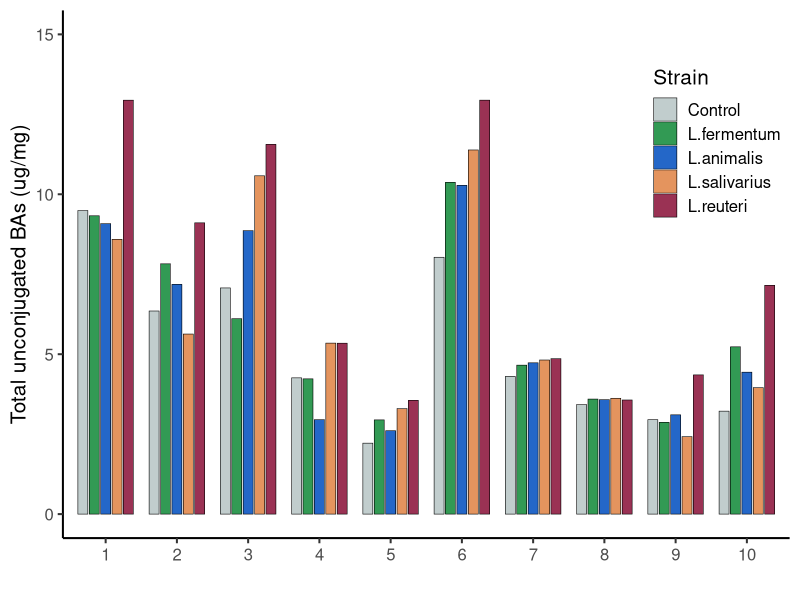
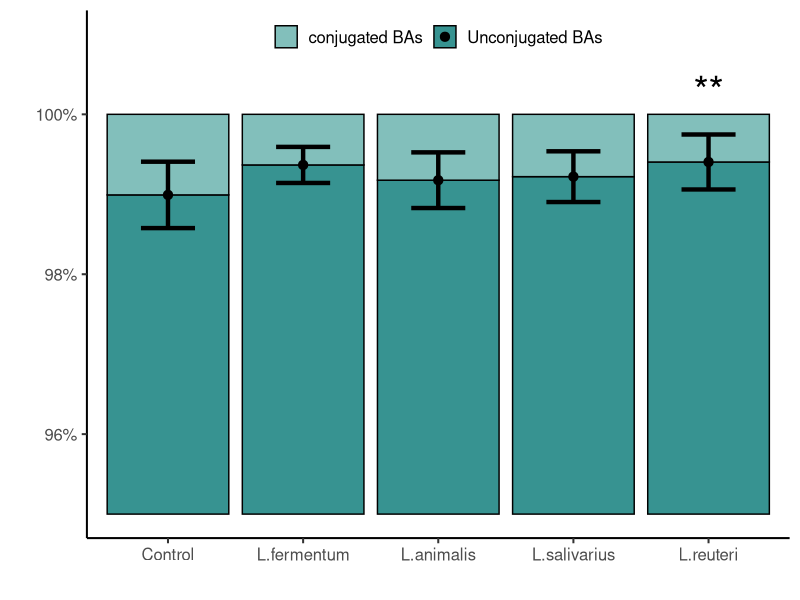
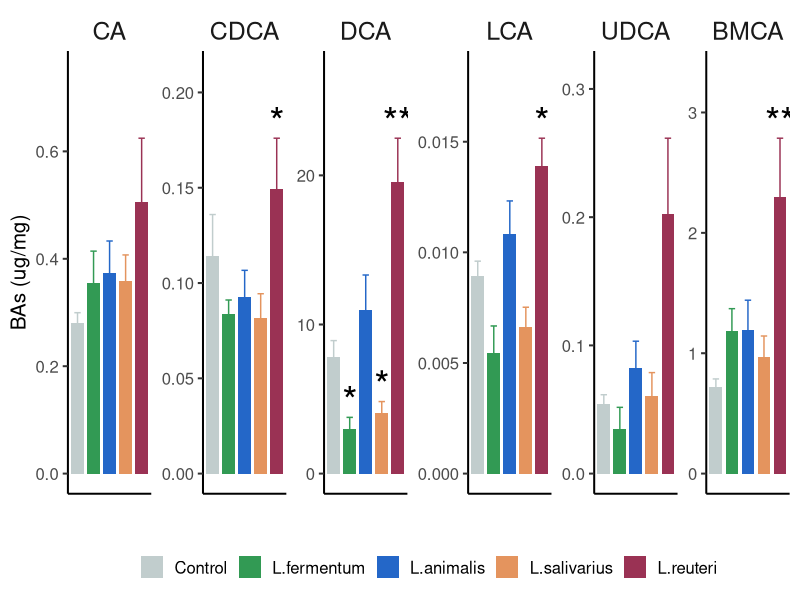
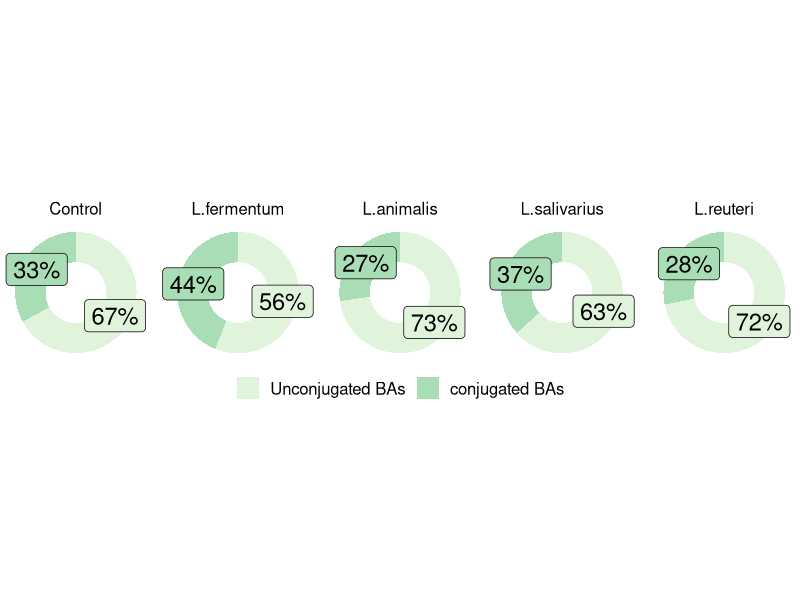
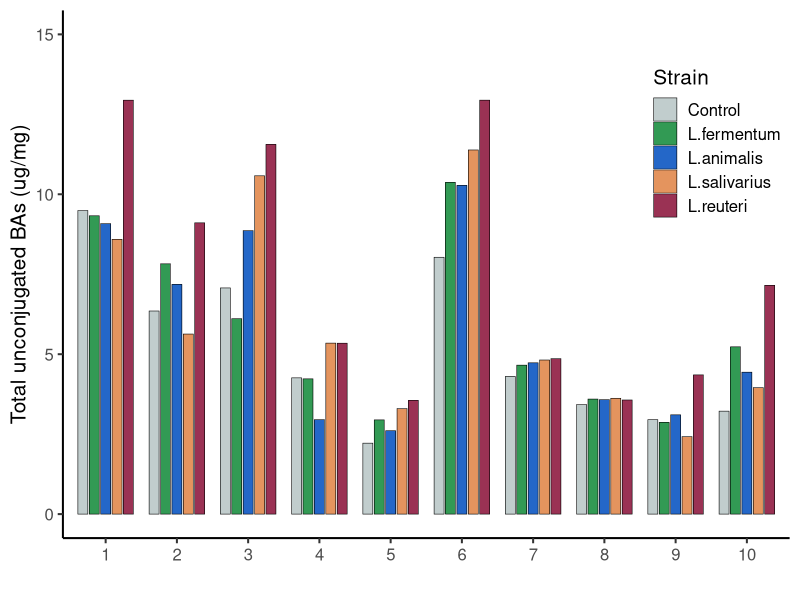
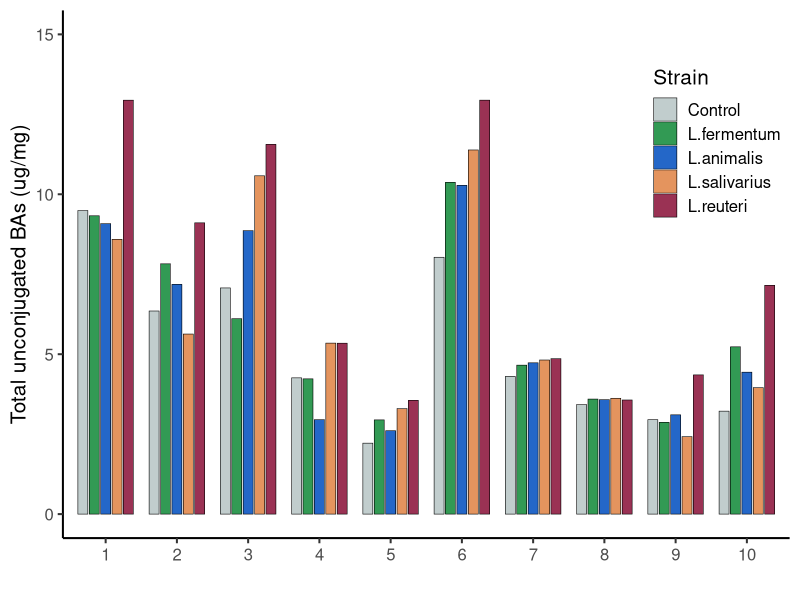
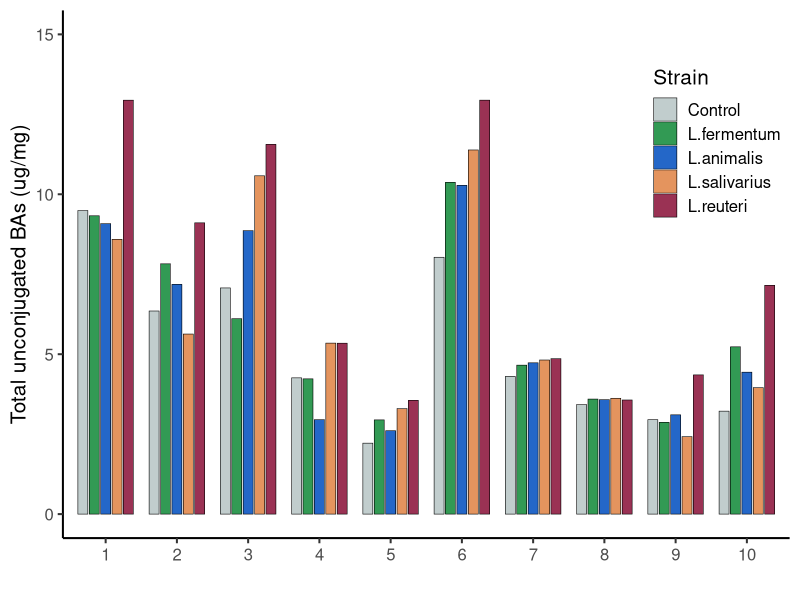
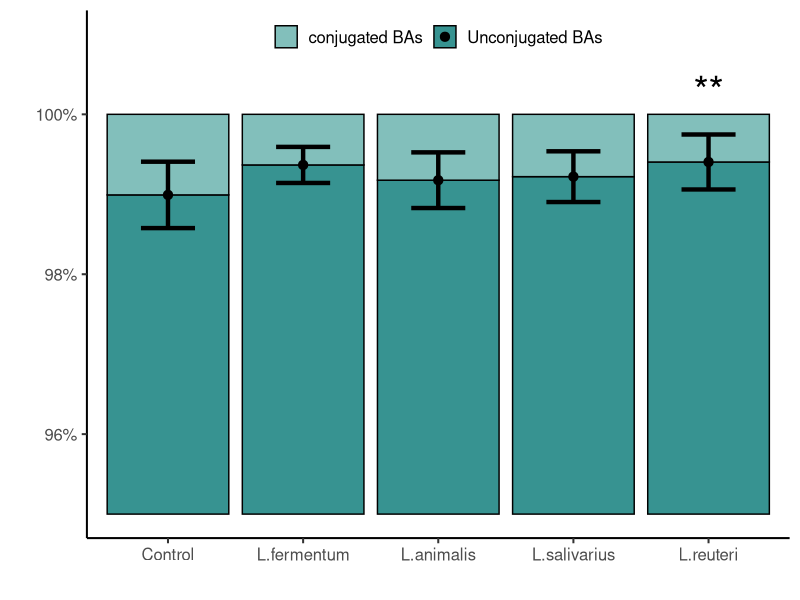

R code for these plots, in order:
library(tidyverse)
library(rstatix)

myStrainName <- c("Control", "L.fermentum", "L.animalis", "L.salivarius", "L.reuteri")
myCol <- c("#C1CDCD", "#329A54", "#2467C8", "#E4945E", "#9A3254")
myWidth <- 0.8
myPosition <- position_dodge(.8)

# 1 -----------------------------------------------------------------------

data1 <- read_tsv("1.txt")
data1$Indi <- factor(rep(1:10, times = 5))
data1$Strain <- factor(
  rep(myStrainName, each = 10),
  levels = myStrainName
)


# 1.1 plot ----------------------------------------------------------------

ggplot(data1, aes(Indi, uncojsum, fill = Strain)) +
  geom_bar(
    stat = "identity",
    width = 0.7,
    position = myPosition,
    color = "black",
    size = .2
  ) +
  labs(
    x = "",
    y = "Total unconjugated BAs (ug/mg)"
  ) +
  scale_y_continuous(
    limits = c(0, 15),
    breaks = c(0, 5, 10, 15)
  ) +
  scale_fill_manual(
    values = myCol
  ) +
  scale_color_manual(
    values = myCol
  ) +
  theme_classic(
    base_size = 15
  ) +
  theme(
    legend.position = c(0.9, 0.75)
  )

for (format in c(".pdf", ".png", ".tiff")) {
  ggsave(paste0("1_border", format),
    width = 8, height = 5
  )
}


# 2 -----------------------------------------------------------------------

data2 <- read_tsv("2.txt")
min(data2$`Unconjugated BAs`)
myCutoff <- 0.95

data2$`conjugated BAs` <- 1 - data2$`Unconjugated BAs`

pre.stst.data <- data2 |>
  pivot_longer(
    cols = c(`conjugated BAs`, `Unconjugated BAs`),
    names_to = "Type",
    values_to = "Content"
  )

data2$`Unconjugated BAs` <- data2$`Unconjugated BAs` - myCutoff
plot.data2 <- data2 |>
  pivot_longer(
    cols = c(`conjugated BAs`, `Unconjugated BAs`),
    names_to = "Type",
    values_to = "Content"
  ) |>
  group_by(
    Group, Type
  ) |>
  summarise(
    myMEAN = mean(Content),
    mySD = sd(Content),
    mySE = mySD / sqrt(n())
  ) |>
  ungroup()

plot.data2$Group <- factor(
  plot.data2$Group,
  levels = myStrainName
)
plot.data2$Type <- factor(
  plot.data2$Type,
  levels = c("conjugated BAs", "Unconjugated BAs")
)

plot.data2n <- plot.data2 |>
  arrange(desc(Type)) |>
  group_by(Group) |>
  mutate(
    newMean = cumsum(myMEAN)
  ) |>
  ungroup()

# 2.2 stat ----------------------------------------------------------------
stat.data <- pre.stst.data |>
  group_by(Type) |>
  rstatix::t_test(
    Content ~ Group,
    paired = TRUE
  ) |>
  ungroup() |>
  filter(group1 == "Control") |>
  select(
    Type, group2, p
  ) |>
  mutate(
    s = if_else(
      p < 0.001, "***",
      if_else(
        p < 0.01, "**",
        if_else(
          p < 0.05, "*", " "
        )
      )
    )
  )
write_tsv(stat.data, "2_paired_t_test.txt")


# 2.3 plot ----------------------------------------------------------------

ggplot(
  plot.data2n,
  aes(Group, myMEAN,
    fill = Type,
    color = Type
  )
) +
  geom_bar(
    aes(fill = Type),
    color = "black",
    stat = "identity",
    position = "stack"
  ) +
  geom_errorbar(
    data = filter(plot.data2n, Type == "Unconjugated BAs"),
    aes(
      ymin = newMean - mySE,
      ymax = newMean + mySE
    ),
    color = "black",
    width = .4,
    size = 1.5,
    # position = position_dodge(.3)
  ) +
  geom_point(
    data = filter(plot.data2n, Type == "Unconjugated BAs"),
    aes(y = newMean),
    color = "black",
    size = 2.8,
    # position = position_dodge(.3)
  ) +
  geom_text(
    data = filter(stat.data, Type == "Unconjugated BAs"),
    aes(group2, y = 0.053, label = s),
    color = "black",
    size = 10
  ) +
  # geom_text(
  #   data = filter(stat.data, Type != "Unconjugated BAs"),
  #   aes(group2, y = 0.066, label = s),
  #   color = "grey",
  #   size = 10
  # ) +
  scale_y_continuous(
    limits = c(0, 0.06),
    breaks = c(0.01, 0.03, 0.05),
    labels = c("96%", "98%", "100%")
  ) +
  # scale_fill_brewer(palette = 4) +
  scale_fill_manual(
    values = c("#82BFBB", "#379391")
  ) +
  labs(
    x = "",
    y = ""
  ) +
  theme_classic(base_size = 15) +
  theme(
    legend.title = element_blank(),
    legend.position = c(0.5, 0.95),
    legend.direction = "horizontal"
  )

for (format in c(".pdf", ".png", ".tiff")) {
  ggsave(paste0("2_SE", format),
    width = 8, height = 5
  )
}


# 3 -----------------------------------------------------------------------
myBAs <- c(
  "CA", "CDCA", "DCA", "LCA",
  "UDCA", "BMCA"
)

data3 <- read_tsv("3.txt")
colnames(data3)[1] <- "Group"
data3n <- data3 |>
  pivot_longer(
    colnames(data3)[2:ncol(data3)],
    names_to = "BA",
    values_to = "Content"
  )

data3n$BA <- factor(
  data3n$BA,
  levels = myBAs
)
data3n$Group <- factor(
  data3n$Group,
  levels = myStrainName
)


# 3.2 stat ----------------------------------------------------------------
stat.data <- data3n |>
  group_by(BA) |>
  rstatix::t_test(Content ~ Group, paired = TRUE) |>
  ungroup() |>
  filter(group1 == "Control") |>
  select(
    BA, group2, p
  ) |>
  mutate(
    s = if_else(
      p < 0.001, "***",
      if_else(
        p < 0.01, "**",
        if_else(
          p < 0.05, "*", " "
        )
      )
    )
  )
colnames(stat.data)[2] <- "Group"
write_tsv(stat.data, "3_paired_t_test.txt")

plot.data3 <- data3n |>
  group_by(Group, BA) |>
  summarise(
    myMEAN = mean(Content),
    mySD = sd(Content),
    mySE = mySD / sqrt(n())
  ) |>
  ungroup()

top <- plot.data3 |>
  dplyr::group_by(BA) |>
  summarise(
    top = max(myMEAN + mySE)
  ) |>
  ungroup()

plot.data3n <- plot.data3 |>
  left_join(stat.data) |>
  left_join(top)

plot.data3n$Group <- factor(
  plot.data3n$Group,
  levels = myStrainName
)


# 3.3 plot ----------------------------------------------------------------

ggplot(
  plot.data3n,
  aes(Group, myMEAN, fill = Group)
) +
  geom_blank(
    aes(Group, 1.2*top)
  ) +
  geom_bar(
    width = myWidth,
    stat = "identity",
    # color = "black"
    # position = myPosition
  ) +
  geom_errorbar(
    aes(Group,
      ymin = myMEAN - mySE,
      ymax = myMEAN + mySE,
      color = Group
    ),
    width = .4,
    size = 0.5
  ) +
  geom_text(
    aes(Group, myMEAN + mySE + 0.05 * top,
      label = s
    ),
    size = 10
  ) +
  labs(
    x = "",
    y = "BAs (ug/mg)"
  ) +
  scale_fill_manual(
    values = myCol
  ) +
  scale_color_manual(
    values = myCol
  ) +
  facet_wrap(vars(BA),
    scales = "free_y",
    nrow = 1
  ) +
  theme_classic(base_size = 15) +
  theme(
    axis.text.x.bottom = element_blank(),
    axis.ticks.x = element_blank(),
    legend.position = "bottom",
    legend.title = element_blank(),
    legend.direction = "horizontal",
    strip.background = element_blank(),
    strip.text = element_text(size = rel(1.2))
  )

for (format in c(".pdf", ".png", ".tiff")) {
  ggsave(paste0("3_SE", format),
    width = 8, height = 5
  )
}


# 4 -----------------------------------------------------------------------

data4 <- read_tsv("4.txt")

stat.data <- data4 |>
  rstatix::t_test(`Unconjugated BAs` ~ Group,
    paired = TRUE
  ) |>
  filter(group1 == "Control") |>
  select(group2, p)
write_tsv(stat.data, "4_paired_t_test.txt")

plot.data4 <- data4 |>
  group_by(Group) |>
  summarise(
    `Unconjugated BAs` = mean(`Unconjugated BAs`),
    `conjugated BAs` = 1 - `Unconjugated BAs`
  ) |>
  pivot_longer(
    c(`Unconjugated BAs`, `conjugated BAs`),
    names_to = "Type",
    values_to = "Percent"
  )

plot.data4$Group <- factor(
  plot.data4$Group,
  levels = myStrainName
)
plot.data4$Type <- factor(
  plot.data4$Type,
  levels = c("Unconjugated BAs", "conjugated BAs")
)

plot.data4n <- plot.data4 |>
  arrange(Group, Type) |>
  group_by(Group) |>
  summarise(
    fraction = Percent / sum(Percent),
    ymax = cumsum(fraction),
    ymin = c(0, head(ymax, n = -1)),
    labelPosition = (ymax + ymin) / 2,
    label = paste0(format(Percent * 100, digits = 2), "%")
  ) |>
  ungroup() |>
  mutate(Type = plot.data4$Type)


# 4.3 plot ----------------------------------------------------------------

ggplot(plot.data4n, aes(ymax = ymax, ymin = ymin, xmax = 4, xmin = 3, fill = Type)) +
  geom_rect() +
  geom_label(x = 3.5, aes(y = labelPosition, label = label), size = 6, show.legend = FALSE) +
  # annotate(geom = "text",
  #          x = 2, y = 0.5,
  #         label = "X") +
  scale_fill_brewer(palette = 4) +
  # scale_fill_manual(
  #   values = c("grey80", "black")
  # ) +
  coord_polar(theta = "y") +
  xlim(c(2, 4)) +
  facet_wrap(. ~ Group, nrow = 1) +
  theme_void(
    base_size = 15
  ) +
  theme(
    legend.position = "bottom",
    legend.title = element_blank()
  )

for (format in c(".pdf", ".png", ".tiff")) {
  ggsave(paste0("4", format),
    width = 8, height = 5
  )
}
